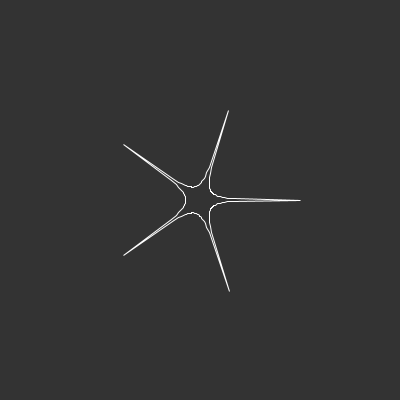
Frame 1 (no input)
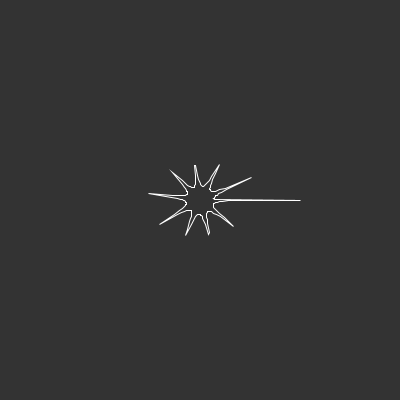
Frame 60 (the mouse pressed at the canvas centre just before this capture)
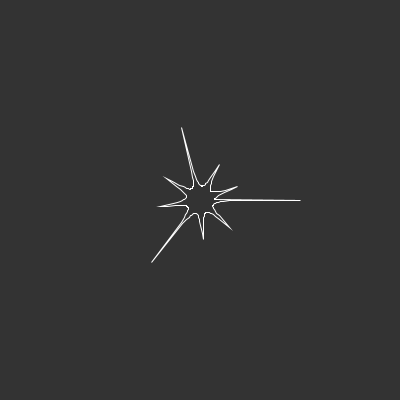
Frame 120 (the mouse held since frame 60 and released just before this capture)

The Processing sketch that drew these frames (run headless with seeded random() and noise(); from frame 60 on, the mouse is pressed at the canvas centre):

// Processing sketch: CC_023_SuperShape2D_Processing
// ── CC_023_SuperShape2D_Processing.pde
// Coding Train
// Ported to processing by Max (https://github.com/TheLastDestroyer)
// Origional JS by Daniel Shiffman
// http://patreon.com/codingtrain
// Code for: https://youtu.be/ksRoh-10lak

// all floats to negate integer devision errors
float n1 = 0.3;
float n2 = 0.3;
float n3 = 0.3;

float m = 0;
float a = 1;
float b = 1;

float osc = 0;

void setup(){
  size(400,400);
}

void draw(){
  m = map((float) Math.sin(osc), -1.0, 1.0, 0.0, 10.0);
  osc += 0.02;
  
  background(51);
  translate(width/2, height/2);
  stroke(255);
  noFill();
  
  int radius = 100;
  int total = 200;
  float increment = TWO_PI / (float) total;
  
  beginShape();
  
   for (float angle = 0; angle < TWO_PI; angle += increment) {
    float r = super_shape(angle);
    float x = radius * r * cos(angle);
    float y = radius * r * sin(angle);

    vertex(x, y);
  }
  endShape(CLOSE);
}

float super_shape(float theta){
  float part1 = (1 / a) * cos(theta * m / 4);
  part1 = abs(part1);
  part1 = pow(part1, n2);

  float part2 = (1 / b) * sin(theta * m / 4);
  part2 = abs(part2);
  part2 = pow(part2, n3);

  float part3 = pow(part1 + part2, 1 / n1);

  if (part3 == 0) {
    return 0;
  }

  return (1 / part3);
}
